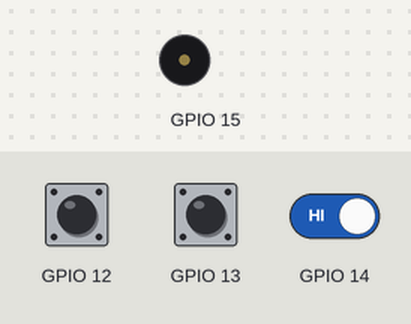
Recording of a sketch running on a simulated ESP32. Parts: buzzer (waves = sounding). Inputs (shaded band) come from the test bench; at power-on: GPIO 12 HIGH, GPIO 13 HIGH, GPIO 14 HIGH. WiFi joins after 1.5 s; servers stay silent unless stated; random numbers use the default seed unless the sketch sets one; no MQTT or app messages arrive unless stated; what the sketch prints to the serial monitor is not drawn.

Above: at 2.7 s.
2.8 s: GPIO 12 pulled LOW for 0.15 s
4.4 s: GPIO 13 pulled LOW for 0.15 s
At 4.8 s:
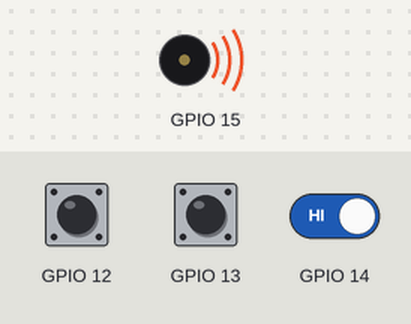
6.0 s: GPIO 12 driven LOW and GPIO 14 driven LOW
7.5 s: GPIO 13 pulled LOW for 1 s
At 8.4 s:
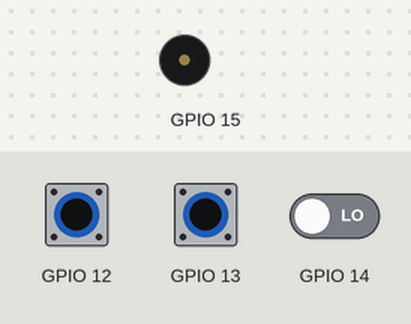
Timing chart, 0 to 10.5 s (numbered marks = the images above; inputs shaded):
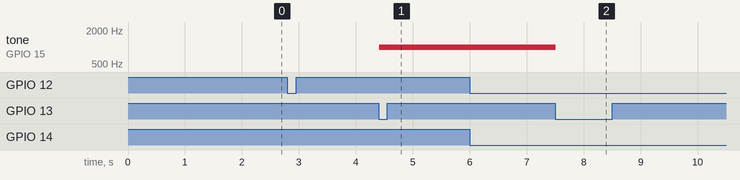

Measured:
- after the input at 2.8 s, every drawn part: stays the same
- after the input at 4.4 s, tone on GPIO 15: silent → 1000 Hz at once
- after the input at 6.0 s, every drawn part: stays the same
- after the input at 7.5 s, tone on GPIO 15: 1000 Hz → silent at once

The sketch:

KiddoGuard.ino
```cpp
#include <WiFi.h>
#include <PubSubClient.h>
#include "room.hpp"
#include "config.hpp"

static SensorIR bottom_sensor_1(GPIO_BOTTOM_SENSOR_1);
static SensorIR bottom_sensor_2(GPIO_BOTTOM_SENSOR_2);
static SensorIR top_sensor(GPIO_TOP_SENSOR);

static Buzzer buzzer(GPIO_BUZZER);

static EntranceDetector sala_cozinha(&bottom_sensor_1, &bottom_sensor_2, &top_sensor);
static EntranceDetector cozinha_sala(&bottom_sensor_2, &bottom_sensor_1, &top_sensor);

static EntranceDetector* sala_entrances[] = {&cozinha_sala};
static EntranceDetector* conzinha_entrances[] = {&sala_cozinha};

static Room sala(sala_entrances, 1, &buzzer, 0);
static Room cozinha(conzinha_entrances, 1, &buzzer, 1);

static int sala_child_count = 0;
static int sala_adult_count = 0;
static int cozinha_child_count = 0;
static int cozinha_adult_count = 0;

String user = "eu sou o pedro";
String passwd = "";

const char* ssid = "WiFi - 40 reais/hora";
const char* password = "SenhaSecreta2";
const char* mqtt_server = "192.168.99.180";

WiFiClient espClient;
PubSubClient client(espClient);

unsigned long lastMsg = 0;
#define MSG_BUFFER_SIZE (50)
char msg[MSG_BUFFER_SIZE];
int value = 0;

void setup_wifi() {
    delay(10);

    // We start by connecting to a WiFi network
    Serial.println();
    Serial.print("Connecting to ");
    Serial.println(ssid);

    WiFi.mode(WIFI_STA);
    WiFi.begin(ssid, password);

    while (WiFi.status() != WL_CONNECTED) {
        delay(500);
        Serial.print(".");
    }

    randomSeed(micros());

    Serial.println("");
    Serial.println("WiFi connected");
    Serial.println("IP address: ");
    Serial.println(WiFi.localIP());
}

void reconnect() {
    // Loop until we're reconnected
    while (!client.connected()) {
        Serial.print("Attempting MQTT connection...");

        // Create a random client ID
        String clientId = user;
        clientId += String(random(0xffff), HEX);

        // Attempt to connect
        if (client.connect(clientId.c_str(), user.c_str(), passwd.c_str())) {
            Serial.println("connected");

            // Once connected, publish an announcement...
            client.publish("/homehello", "hello world");

            client.publish("/comodo/sala/child_count", "0");
            client.publish("/comodo/sala/adult_count", "0");
            client.publish("/comodo/cozinha/child_count", "0");
            client.publish("/comodo/cozinha/adult_count", "0");
        } else {
            Serial.print("failed, rc=");
            Serial.print(client.state());
            Serial.println(" try again in 5 seconds");

            // Wait 5 seconds before retrying
            delay(5000);
        }
    }
}

void callback(char* topic, byte* payload, unsigned int length) {
    Serial.print("Message arrived [");
    Serial.print(topic);
    Serial.print("] ");

    for (int i = 0; i < length; i++) {
        Serial.print((char) payload[i]);
    }

    Serial.println();
}

void setup() {
    Serial.begin(9600);
    setup_wifi();
    client.setServer(mqtt_server, 1883);
    client.setCallback(callback);
}

void loop() {
    // Checks if client is connected
    if (!client.connected()) {
        reconnect();
    }

    client.loop();

    bottom_sensor_1.update();
    bottom_sensor_2.update();
    top_sensor.update();

    sala.update();
    cozinha.update();

    if (sala.get_child_count() != sala_child_count) {
        client.publish("/comodo/sala/child_count", String(sala.get_child_count()).c_str());
    }

    if (sala.get_adult_count() != sala_adult_count) {
        client.publish("/comodo/sala/adult_count", String(sala.get_adult_count()).c_str());
    }

    if (cozinha.get_child_count() != cozinha_child_count) {
        client.publish("/comodo/cozinha/child_count", String(cozinha.get_child_count()).c_str());
    }

    if (cozinha.get_adult_count() != cozinha_adult_count) {
        client.publish("/comodo/cozinha/adult_count", String(cozinha.get_adult_count()).c_str());
    }

    if (cozinha.has_children_alone()) {
        client.publish("/comodo/cozinha/children_alone", "1");
        buzzer.beep();
    } else {
        client.publish("/comodo/cozinha/children_alone", "0");
        buzzer.stop();
    }

    sala_child_count = sala.get_child_count();
    sala_adult_count = sala.get_adult_count();
    cozinha_child_count = cozinha.get_child_count();
    cozinha_adult_count = cozinha.get_adult_count();

    delay(20);
}
```

buzzer.cpp
```cpp
#include "buzzer.hpp"

Buzzer::Buzzer(int pin) {
    this->pin = pin;
    ledcSetup(0, 1000, 10);
    ledcAttachPin(pin, 0);
    ledcWriteTone(0, 0);
}

void Buzzer::beep() {
    ledcWriteTone(0, 1000);
}

void Buzzer::stop() {
    ledcWriteTone(0, 0);
}
```

buzzer.hpp
```cpp
#ifndef __BUZZER_HPP__
#define __BUZZER_HPP__

#include <Arduino.h>

class Buzzer {
    public:
        Buzzer(int pin);

        void beep();

        void stop();

    private:
        int pin;
};

#endif // __BUZZER_HPP__
```

entrance_detector.cpp
```cpp
#include "entrance_detector.hpp"

EntranceDetector::EntranceDetector(SensorIR* outside_sensor, SensorIR* inside_sensor, SensorIR* top_sensor) :
    outside_sensor(outside_sensor), inside_sensor(inside_sensor), top_sensor(top_sensor) {
    this->child_count = 0;
    this->adult_count = 0;
}

void EntranceDetector::update() {
    // if (this->outside_sensor->is_rising_edge() && !this->is_passing) {
    // Serial.println("Entrando");
    // this->is_passing = true;
    // this->is_entering = true;
    // this->is_exiting = false;
    // reset_timer();
    // }

    // if (this->inside_sensor->is_rising_edge() && !this->is_passing) {
    // Serial.println("Saindo");
    // this->is_passing = true;
    // this->is_exiting = true;
    // this->is_entering = false;
    // reset_timer();
    // }

    // if (this->is_passing && this->top_sensor->is_rising_edge()) {
    // Serial.println("Adulto");
    // this->adult_identified = true;
    // }

    // if (this->is_passing && (this->get_timer() > 1000)) {
    // Serial.println("Contabilizando");

    // if (this->is_entering) {
    // if (!this->adult_identified) {
    // Serial.println("Add crianca");
    // this->child_count = this->child_count + 1;
    // } else {
    // this->adult_count = this->adult_count + 1;
    // Serial.println("Add adulto");
    // this->adult_identified = false;
    // }
    // } else if (this->is_exiting) {
    // if (!this->adult_identified) {
    // Serial.println("Sub crianca");
    // this->child_count = this->child_count - 1;
    // } else {
    // Serial.println("Sub adulto");

    // this->adult_count = this->adult_count - 1;
    // this->adult_identified = false;
    // }
    // }

    // this->is_passing = false;
    // this->is_entering = false;
    // this->is_exiting = false;
    // }

    // identify entering
    if (this->outside_sensor->is_rising_edge() && !this->inside_sensor->get_state() && !this->is_passing) {
        Serial.println("Entrando");
        this->is_passing = true;
        this->is_entering = true;
        this->is_exiting = false;
        reset_timer();
    }

    // identify exiting
    if (this->inside_sensor->is_rising_edge() && !this->outside_sensor->get_state() && !this->is_passing) {
        Serial.println("Saindo");
        this->is_passing = true;
        this->is_exiting = true;
        this->is_entering = false;
        reset_timer();
    }

    // identify child
    if (this->is_passing && this->top_sensor->is_rising_edge()) {
        Serial.println("Adulto");
        this->is_passing = false;
        this->adult_identified = true;
    }

    // ve se o segundo sensor viu
    if (this->is_entering) {
        if (this->inside_sensor->is_rising_edge()) {
            this->entered = true;
            Serial.println("Entrou");
        }
    } else if (this->is_exiting) {
        if (this->outside_sensor->is_rising_edge()) {
            this->exited = true;
            Serial.println("Saiu");
        }
    }

    // se o segundo computar, já tiver paadoss um segundo, e não computou adulto, então é criança

    if (this->is_entering && this->entered && (this->get_timer() > 700)) {
        Serial.println("Contabilizando entrada");

        if (!this->adult_identified) {
            this->child_count++;
        } else {
            this->adult_count++;
            this->adult_identified = false;
        }

        this->is_passing = false;
        this->is_entering = false;
        this->is_exiting = false;

        this->entered = false;
        this->exited = false;
    } else if (this->is_exiting && this->exited && (this->get_timer() > 700)) {
        Serial.println("Contabilizando saida");

        if (!this->adult_identified) {
            this->child_count--;
        } else {
            this->adult_count--;
            this->adult_identified = false;
        }

        this->is_passing = false;
        this->is_entering = false;
        this->is_exiting = false;

        this->entered = false;
        this->exited = false;
    }
}

int EntranceDetector::get_child_count() {
    return this->child_count;
}

int EntranceDetector::get_adult_count() {
    return this->adult_count;
}

void EntranceDetector::reset_timer() {
    this->passing_timer = millis();
}

int EntranceDetector::get_timer() {
    return millis() - this->passing_timer;
}
```

entrance_detector.hpp
```cpp
#ifndef __ENTRANCE_DETECTOR_HPP__
#define __ENTRANCE_DETECTOR_HPP__

#include <Arduino.h>
#include "sensor_ir.hpp"

class EntranceDetector {
    public:
        EntranceDetector(SensorIR* outside_sensor, SensorIR* inside_sensor, SensorIR* top_sensor);

        void update();

        int get_child_count();

        int get_adult_count();

    private:
        SensorIR* outside_sensor;
        SensorIR* inside_sensor;
        SensorIR* top_sensor;
        int child_count;
        int adult_count;

        int passing_timer = 0;

        bool is_passing = false;
        bool is_entering = false;
        bool is_exiting = false;

        bool is_processing = false;

        bool adult_identified = false;

        bool exited = false;
        bool entered = false;

        void reset_timer();

        int get_timer();
};

#endif // __ENTRANCE_DETECTOR_HPP__
```

room.cpp
```cpp
#include "room.hpp"

Room::Room(EntranceDetector** entrance_detectors, int num_of_entrances, Buzzer* buzzer, int room_id) : buzzer(buzzer) {
    this->entrance_detectors = entrance_detectors;
    this->num_of_entrances = num_of_entrances;
    this->room_id = room_id;
    this->child_count = 0;
    this->adult_count = 0;
}

void Room::update() {
    this->child_count = 0;
    this->adult_count = 0;

    for (int i = 0; i < this->num_of_entrances; i++) {
        this->entrance_detectors[i]->update();
        this->child_count += this->entrance_detectors[i]->get_child_count();
        this->adult_count += this->entrance_detectors[i]->get_adult_count();
    }

    if (this->child_count < 0) {
        this->child_count = 0;
    }

    if (this->adult_count < 0) {
        this->adult_count = 0;
    }
}

int Room::get_child_count() {
    return this->child_count;
}

int Room::get_adult_count() {
    return this->adult_count;
}

bool Room::has_children_alone() {
    return ((this->child_count > 0) && (this->adult_count == 0));
}

int Room::get_room_id() {
    return this->room_id;
}
```

room.hpp
```cpp
#ifndef __ROOM_HPP__
#define __ROOM_HPP__

#include <Arduino.h>
#include <array>
#include "entrance_detector.hpp"
#include "buzzer.hpp"

class Room {
    public:
        Room(EntranceDetector** entrances, int num_of_entrances, Buzzer* buzzer, int room_id);

        void update();

        int get_child_count();

        int get_adult_count();

        int get_room_id();

        bool has_children_alone();

    private:
        int room_id;
        int child_count;
        int adult_count;

        Buzzer* buzzer;

        EntranceDetector** entrance_detectors;
        int num_of_entrances;
};

#endif // __ROOM_HPP__
```

sensor_ir.cpp
```cpp
#include "sensor_ir.hpp"

SensorIR::SensorIR(int pin) {
    this->pin = pin;
    pinMode(pin, INPUT_PULLUP);
}

bool SensorIR::get_state() {
    return this->current_state;
}

void SensorIR::update() {
    this->last_state = this->current_state;
    this->current_state = !digitalRead(this->pin);
}

bool SensorIR::has_changed() {
    return this->last_state != this->current_state;
}

bool SensorIR::is_rising_edge() {
    return (!this->last_state && this->current_state);
}

bool SensorIR::is_falling_edge() {
    return (this->last_state && !this->current_state);
}
```

sensor_ir.hpp
```cpp
#ifndef __SENSOR_IR_HPP__
#define __SENSOR_IR_HPP__

#include <Arduino.h>

class SensorIR {
    public:
        SensorIR(int pin);

        bool get_state();

        void update();

        bool has_changed();

        bool is_rising_edge();

        bool is_falling_edge();

    private:
        int pin;
        bool current_state;
        bool last_state;
};

#endif // __SENSOR_IR_HPP__
```

config.hpp
```cpp
#define GPIO_BOTTOM_SENSOR_1 12
#define GPIO_BOTTOM_SENSOR_2 13
#define GPIO_TOP_SENSOR 14
#define GPIO_BUZZER 15
```
